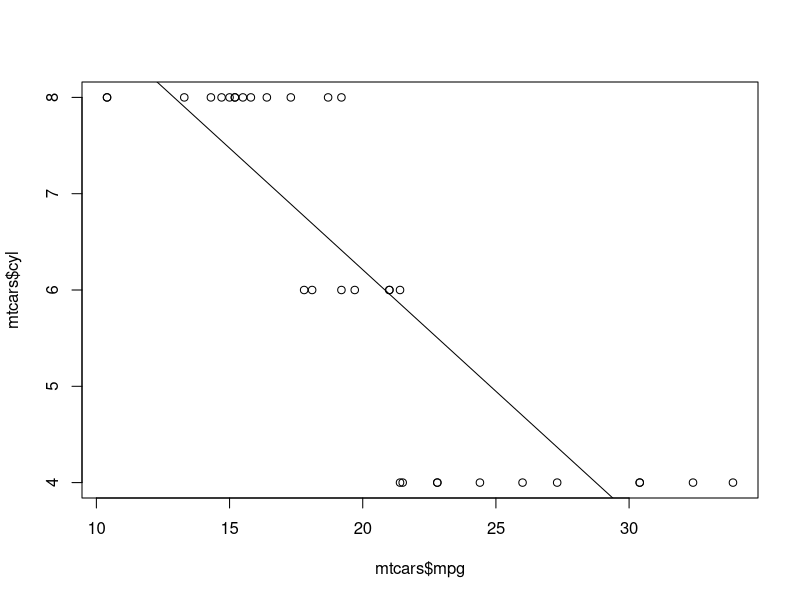

Here is the R script that generated this plot: (Note: this script raises an error after producing the figure.)
#What are the variable names? (Try names.)
names(mtcars)
#What is the maximum mpg
max(mtcars$mpg)
#Which car has this?
rownames(mtcars[which.max(mtcars$mpg), ])
#What are the first 5 cars listed?
rownames(mtcars)[1:5]
#What horsepower (hp) does the "Valiant" have?
mtcars["Valiant", "hp"]
#What are all the values for the Mercedes 450slc (Merc 450SLC)?
mtcars["Merc 450SLC", ]
#Make a scatterplot of cylinders (cyl) vs. miles per gallon (mpg). Fit a regression line. Is this a good candidate for linear regression?
plot(mtcars$cyl ~ mtcars$mpg)
abline(lm(mtcars$cyl ~ mtcars$mpg))
simple.lm(mtcars$mpg, mtcars$cyl, show.residuals = TRUE)